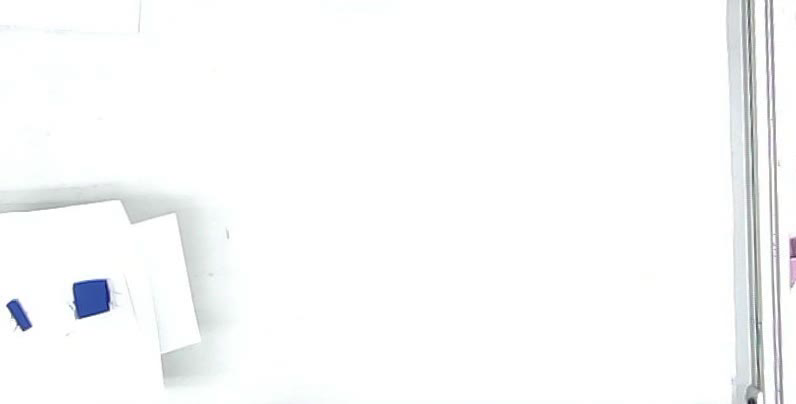
#> input picture frame 4 of data/2023-07-14 10:51:49.avi, 796 x 404 px, given in place of the camera
$ python controller.py
#> lines starting #> are read from the running program, lines starting #| are printed output that depends on the picture
### src/lure.py
import numpy as np
import cv2
import os
from datetime import datetime
import object_state
import convert as convert

PIX2METERS = .635/820 # meters/pixels conversion TODO: automate this calculation in __init__
FPS = 10

# MTX and DIST are properties of the camera (have to do with fisheye lens)
MTX = np.array([[1.05663779e+03, 0.00000000e+00, 9.73055094e+02],
 [0.00000000e+00, 1.05269643e+03, 5.64799418e+02],
 [0.00000000e+00, 0.00000000e+00, 1.00000000e+00]])
DIST = np.array([-3.80359934e-01,  1.49531854e-01,  2.50649988e-05,  8.39488578e-05,  -2.83529982e-02])

class VideoProcessor:
    """Class to handle video processing, displaying, CV, etc."""

    def __init__(self, camera_port, camera_bounds, save_video):
        self._cap = cv2.VideoCapture(camera_port)
        self._save_video = save_video
        self._height = camera_bounds[1,1]-camera_bounds[0,1]
        self._go = True # not implemented
        self._current_frame = None
        #self._get_coords = get_coords
        self._bounds = camera_bounds

        if save_video == True: # not tested
            size = np.diff(camera_bounds, axis=0)
            now = str(datetime.now())
            filename = str(now[0:19])
            daymonthyear = datetime.now()
            date = str(daymonthyear)
            display = date[:10]

            video_folder = 'data/' + display
            video_filename = 'data/' + filename + '.mp4'

            #result = cv2.VideoWriter(video_filename +".avi",cv2.VideoWriter_fourcc(*'MJPG'),FPS, (size[0][0],size[0][1]))
            if not os.path.exists(video_folder):
                os.makedirs(video_folder)

            self._out = cv2.VideoWriter(video_filename, cv2.VideoWriter_fourcc(*'MJPG'), FPS, (size[0][0],size[0][1]))


    def get_coords(self, num_objects):
        """Finds the n largest dark objects and returns their centroids in order"""

        coords = np.zeros([num_objects, 2])
        ret, frame = self._cap.read()

        frame = cv2.undistort(frame, MTX, DIST, None, MTX)
        frame = frame[self._bounds[0][1]:self._bounds[1][1], self._bounds[0][0]:self._bounds[1][0]]
        self._current_frame = frame.copy()

        if (ret is None or frame is None): return coords # if frame isn't valid, return

        ## Orange threshhlding for the robot to follow the orange dots

        lure_hsv =cv2.cvtColor(frame,cv2.COLOR_BGR2HSV)

        lower_blue = np.array([100,50,0], dtype = "uint8")
        upper_blue = np.array([140,255,255], dtype = "uint8")

        lure_mask=cv2.inRange(lure_hsv,lower_blue,upper_blue)
        kernellure = np.ones((10,10),np.uint8)
        orange_closing = cv2.morphologyEx(lure_mask, cv2.MORPH_CLOSE, kernellure)
        orange_dilation = cv2.dilate(orange_closing, None, 1)

        cv2.imshow("orange thresh",orange_dilation)
        cv2.waitKey(1)

        if self._save_video: self._out.write(frame)

        cnts, hierarchy = cv2.findContours(orange_dilation, cv2.RETR_EXTERNAL, cv2.CHAIN_APPROX_SIMPLE)
        #cnts = cnts[0] if len(cnts) == 2 else cnts[1]
        cnts = sorted(cnts, key=cv2.contourArea, reverse=True)
        if len(cnts) <2:
            print("cannot detect lure")
        cnts = cnts[0:2]

        if len(cnts) < num_objects: return coords # if there aren't enough contours, return
        for i in range(0, num_objects):
            M = cv2.moments(cnts[i])
            if M["m00"] != 0:
                cX = int(M["m10"] / M["m00"])
                cY = int(M["m01"] / M["m00"])

                met_cX = convert.xpxtomet(cX)
                met_cY = convert.ypxtomet(self._height - cY)

            else: cX, cY = 0, 0
            cv2.circle(self._current_frame, (cX, cY), int(5/(i+1)), (320, 159, 22), -1)
            coords[i,:] = np.array([met_cX, met_cY])
        # coords[:,1] = (convert.ypxtomet(self._height)) - coords[:,1] # move origin to lower left corner
        return coords

    # [25 lines left out: functions get_robot_state, display, not called in this run]

    def is_go(self):
        #print("here")
        return self._go

    # [5 lines left out: function cleanup, not called in this run]

# [10 lines that do not run on import are left out]

### src/data_handler.py
import pandas as pd
import numpy as np
import matplotlib.pyplot as plt
from datetime import datetime
import os

class DataHandler():
    """Class to plot and/or save arbitrary data series"""

    def __init__(self, plot=True, save=True): #save_dual=True
        self._plot = plot
        self._save = save
        #self._save_dual = save_dual
        self._data = {}
        self._dualdata = {}

    # [8 lines left out: function add_series, not called in this run]

    def add_dual_series(self, name, ind1, dep1, ind2, dep2, xlabel, ylabel):
        self._dualdata[name] = (ind1, dep1, ind2, dep2, xlabel, ylabel)

    def add_triple_series(self, name, ind1, dep1, ind2, dep2, ind3, dep3, xlabel, ylabel):
        self._tripledata[name] = (ind1, dep1, ind2, dep2, ind3, dep3, xlabel, ylabel)

    # [29 lines left out: functions make_plots, make_dual_plots, not called in this run]
    """
    def make_triple_plots(self):
        #fig = plt.figure()
        #ax1 = fig.add_subplot(111)
        for index, name in enumerate(self._tripledata):
            series = self._tripledata[name]
            plt.figure(index)
            plt.scatter(series._ind1, series._dep1, label = name)
            plt.scatter(series._ind2, series._dep2, label = name)
            plt.scatter(series._ind3, series._dep3, label = name)
            plt.xlabel(series._xlabel) #check
            plt.ylabel(series._ylabel) #check
            plt.legend(["Desired", "Actual", "Error"])
            if name == 'Position':
                plt.ylim(-0.1, 0.5)
                #plt.axis('square')
            plt.title(label=name, loc="left")
        plt.show()
    """

    # [25 lines left out: function save_data, not called in this run]


    """
    ## holly added to save data in the add_dual_series format
    def save_data_dual(self):


        now = datetime.now()
        data_folder = 'data/' + now.strftime("%m.%d.%Y/")
        data_filename = 'data/' + now.strftime("%m.%d.%Y/%H.%M") + '.csv'

        if not os.path.exists(data_folder):
            os.makedirs(data_folder)

        data = {}
        for name, series in self._dualdata.items():
            data[name + '_ind1'] = series._ind1
            data[name + '_dep1'] = series._dep1
            data[name + '_ind2'] = series._ind2
            data[name + '_dep2'] = series._dep2

        df = pd.DataFrame.from_dict(data, orient='index')
        df = df.transpose()
        df.to_csv(data_filename, index=False)
    """

    # [4 lines left out: function run, not called in this run]
        #if self._save_dual: self.save_data_dual()

class Series():
    """Class definition for data series"""

    # [5 lines left out: function __init__, not called in this run]

# [14 lines that do not run on import are left out]

### src/controller.py
"""Main file for running robotic fish. Power robot on, then run controller to carry out image processing,
velocity tracking/calculation, and transmitting speeds to robot over radio"""

"""This new (summer 2023) controller was edited to follow ORANGE dots on the robot -- it calls orange.py as the videoprocessor. This controller and orange.py saves video when save_video = True.

Declans version is called "originalcontroller.py" and utilizes videoprocessor.py to follow black dots. It also DOES NOT save video.
"""
import numpy as np
import serial
import time
from point_tracker import track_point
from paths import *
import data_handler as dh
import matplotlib.pyplot as plt
import video_processor as vp
import lure as lure

class Controller():
   """Top-level class to run the robotic fish"""

   def __init__(self, lookahead=20, spacing=.001, plot_data=True, save_data=True,
                total_time=30, camera_port=0, camera_bounds = np.array([[420, 365], [1340, 905]]),
                save_video=False, transmit_port='/dev/tty.usbmodem1102'):
       print("initializing controller")
       self._ser = serial.Serial(transmit_port, baudrate=115200)
       self._lookahead = lookahead
       self._data_handler = dh.DataHandler(plot_data, save_data)
       self._video = lure.VideoProcessor(camera_port, camera_bounds, save_video)
       self._make_path(spacing, total_time)
       self._robot_arr = []
       self._time_arr = []
       self._theta_arr = []

   def _make_path(self, spacing, total_time):
       """Interpolates points to construct a continuous path for the bot to follow"""
#> called with spacing = 0.001, total_time = 30

       points = line_points_side_3 #change what path the robot follows from paths.py file here
       lengths = []
       for i in range(0, len(points)-1):
           lengths.append(int(np.linalg.norm(points[i+1]-points[i])/spacing)) ##the spacing constant scales the lengths.
       total_length = sum(lengths)
       ## chsange self._times = to some time vector that is dependent on theta (amount robot needs to turn)
       self._times = np.linspace(0, total_time, total_length) ## np.linspace creates evenly spaced intervals over specified interval.
       self._path = np.empty([total_length, 2])

       for i in range(0, len(points)-1):
           start_idx = sum(lengths[0:i])
           self._path[start_idx:start_idx+lengths[i],:] = np.linspace(points[i], points[i+1], lengths[i], endpoint=False)

   # [14 lines left out: functions send_commands, find_target, not called in this run]

   def run(self):
       """Runs the bot"""
       start_time = time.time()
       targetIndex = self._lookahead


       while targetIndex < len(self._path):
           [head, tail] = self._video.get_coords(2)
           fish_vect = head - tail
           theta = np.arctan2(fish_vect[1], fish_vect[0])
           robot_pos = (head + tail)/2
           currentTime = time.time() - start_time


           target = self._path[targetIndex]
           [vRight, vLeft] = track_point(robot_pos, target, theta, 0) # note theta_des = 0

           targetIndex = self.find_target(currentTime)


           if self._video._go:
               self._time_arr.append(currentTime)
               self._robot_arr.append(robot_pos)
               self._theta_arr.append(theta)
               self.send_commands(vRight, vLeft) # go as usual
           else:
               start_time = time.time() # reset start time
           self._video.display(target)
#> this loop made 1 pass
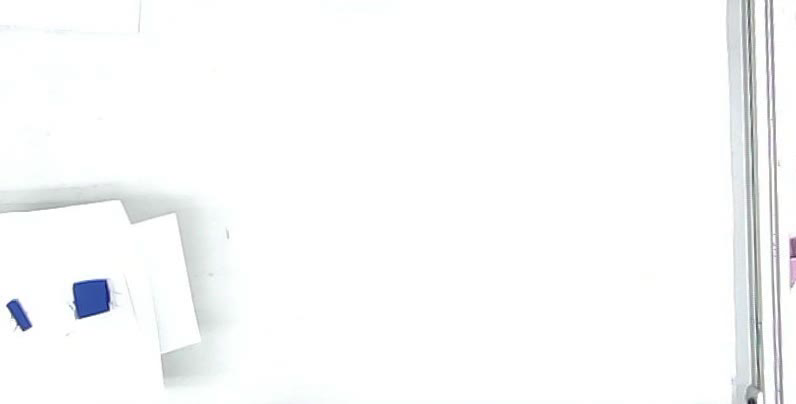
#> input picture frame 4 of data/2023-07-14 10:51:49.avi, 796 x 404 px, given in place of the camera
#> pass 1, in get_coords, `frame = cv2.undistort(frame, MTX, DIST, None, MTX)`:
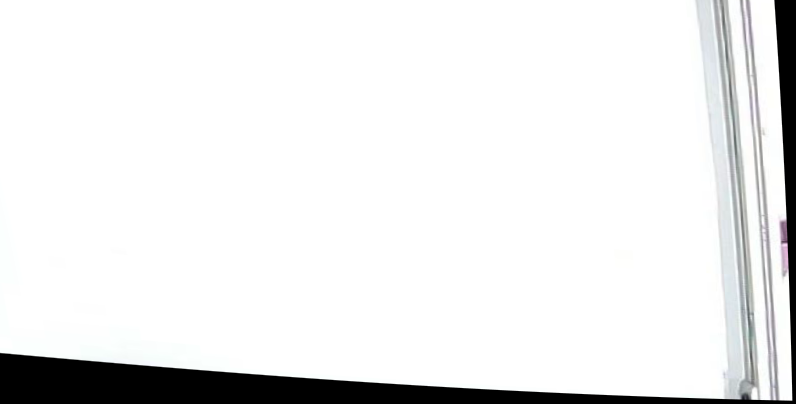
#> frame: shape (404, 796, 3); mean B, G, R 234.6, 234.5, 234.3

   # [39 lines left out: function end, not called in this run]


if __name__ == '__main__':
    #LAIR: [ 687  396][1483  801]
    #keck: [570,  311], [1442, 802]
   bounds = np.array([[685,  394], [1481, 800]])   # find these with calibrate_setup.py

   port_t = '/dev/tty.usbmodem1102'                # find this with ls /dev/tty.usb*   Change this port as needed
   port_c = 0                                      # either 0 or 1
   c = Controller(camera_bounds = bounds, camera_port = port_c, transmit_port = port_t,
                  lookahead = 10, total_time = 30)
#> (the run stopped early here; a loop or call above may not have finished)
